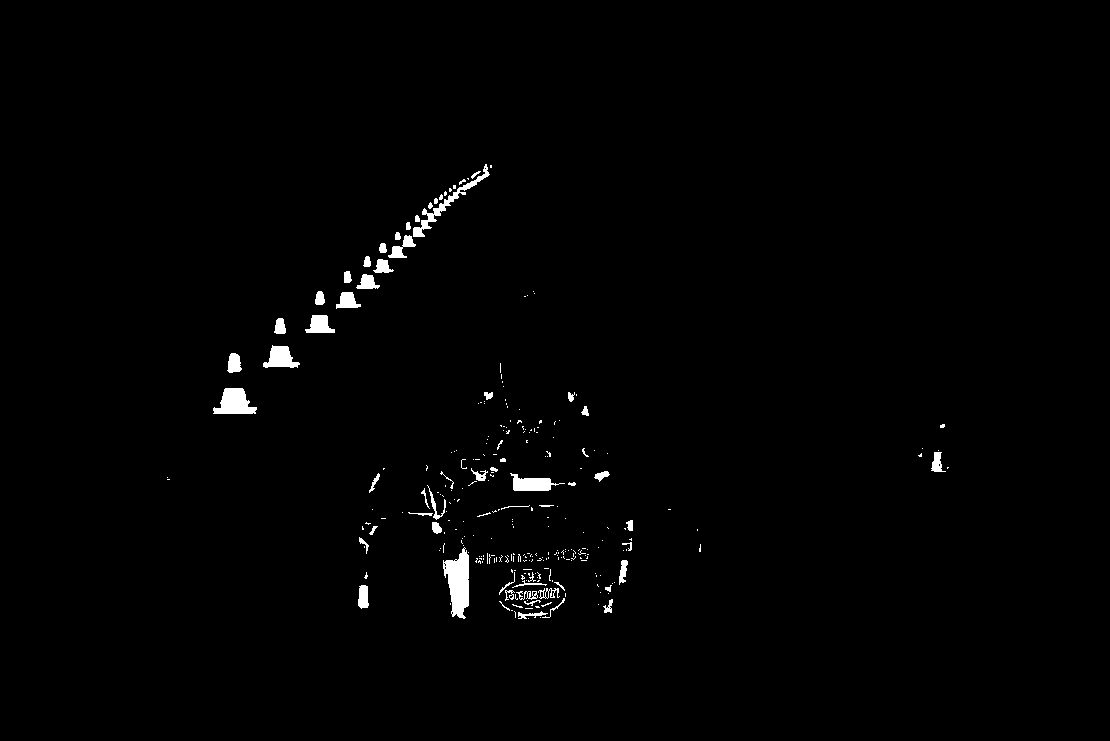
#> input picture Image 1.png, 1110 x 741 px
$ python -i ConeDetector.py   (imports and definitions only)   (older library calls are emulated)
#> lines starting #> are read from the running program, lines starting #| are printed output that depends on the picture; after the words box and inside, x2 and y2 are one past the last pixel; in counts of white or black regions, pixels touching at a corner belong together
#> further down, picture is the input picture: shape (741, 1110, 3); 1.1% white; 284 white regions (224 under 20 px), largest, box (x1, y1, x2, y2) and area: (443, 547, 469, 619) 1197, (213, 388, 257, 414) 754, (413, 164, 490, 237) 665
import cv2
import os
import numpy as np
from image_processor import ImageProcessor

class ConeDetector:
    def __init__(self) -> None:
        pass

    # [111 lines left out: functions get_blobs_and_features, sort_blobs, remove_cone_top_blobs, draw_bbox_CoM, not called in this run]

    def colour_threshold(self, img_BGR, lower_val: list, upper_val: list, colourspace="HSV"):
#> called with colourspace = 'HSV'
        if colourspace == "HSV":
            colour_img = cv2.cvtColor(img_BGR, cv2.COLOR_BGR2HSV)
#> colour_img: shape (741, 1110, 3); mean H, S, V 0, 0, 2.8
        elif colourspace == "BGR":
            colour_img = img_BGR
        elif colourspace == "YUV":
            colour_img = cv2.cvtColor(img_BGR, cv2.COLOR_BGR2YUV)

        # set lower and upper colour limits
        temp_lower_val = np.array(lower_val)
        temp_upper_val = np.array(upper_val)

        # Threshold the image to get a desired colour range
        mask = cv2.inRange(colour_img, temp_lower_val, temp_upper_val)
#> mask: shape (741, 1110); every value is 0

        # apply mask to original image. This shows the desired colour range with a black blackground
        desired_colours = cv2.bitwise_and(img_BGR, img_BGR, mask = mask)
#> desired_colours: shape (741, 1110, 3); every value is 0

        # create a white image with the dimensions of the input image. Scale with 255 to set all pixel values to 255 instead of 1, because that would result in a black image.
        background = np.ones(img_BGR.shape, img_BGR.dtype)*255

        # invert the mask that blocks everything except the desired colour range
        mask_inv = cv2.bitwise_not(mask)
#> mask_inv: shape (741, 1110); every value is 255
        # apply the inverted mask to the white image
        masked_background = cv2.bitwise_and(background, background, mask = mask_inv)
#> masked_background: shape (741, 1110, 3); every value is 255
        # add the 2 images together. This yields an image with white background and the desired colours shown
        final = cv2.add(desired_colours, masked_background)

        #show image
        #cv2.imshow(name, final)
        return final, mask

    def find_blue_cones(self, img):
        # Find all blue parts of the cone using HSV colour thresholding
        img_blue, _ = self.colour_threshold(img, [80,95,110], [165,255,255])

        # Find all the white lines on the cones by inverting the image to easily detect white colours with HSV colour thresholding
        inv_img = 255-img
        img_white_lines, _ = self.colour_threshold(inv_img, [0,0,0], [255,255,55])
#> in colour_threshold (call 2), `colour_img = cv2.cvtColor(img_BGR, cv2.COLOR_BGR2HSV)`: colour_img: shape (741, 1110, 3); mean H, S, V 0, 0, 252.2

        # Convert the images to greyscale to convert them to binary images
        gray_img_blue = cv2.cvtColor(img_blue, cv2.COLOR_BGR2GRAY)
        gray_img_white_lines = cv2.cvtColor(img_white_lines, cv2.COLOR_BGR2GRAY)

        # Convert the greyscaled images to binary images.
        _, binary_img_blue = cv2.threshold(gray_img_blue, 210, 255, cv2.THRESH_BINARY)
        _, binary_img_white_lines = cv2.threshold(gray_img_white_lines, 140, 255, cv2.THRESH_BINARY)

        # The bitwise_and operator helps us combine the to images so that the white colours (now black blobs) that were previously missing from the blue cones (also black blobs)
        # are combined with each other resulting in an image consisting of whole cones
        result = cv2.bitwise_and(binary_img_blue, binary_img_white_lines)
        result_img = 255-result

        # Create a kernel to apply opening (dilation) and closing (erosion) to the image, which will help connecting the black and white cone parts completely,
        # as there are still a few pixels that need to be connected
        kernel = np.ones((3,3), np.uint8)
        opening_img = cv2.dilate(result_img, kernel, iterations= 1)
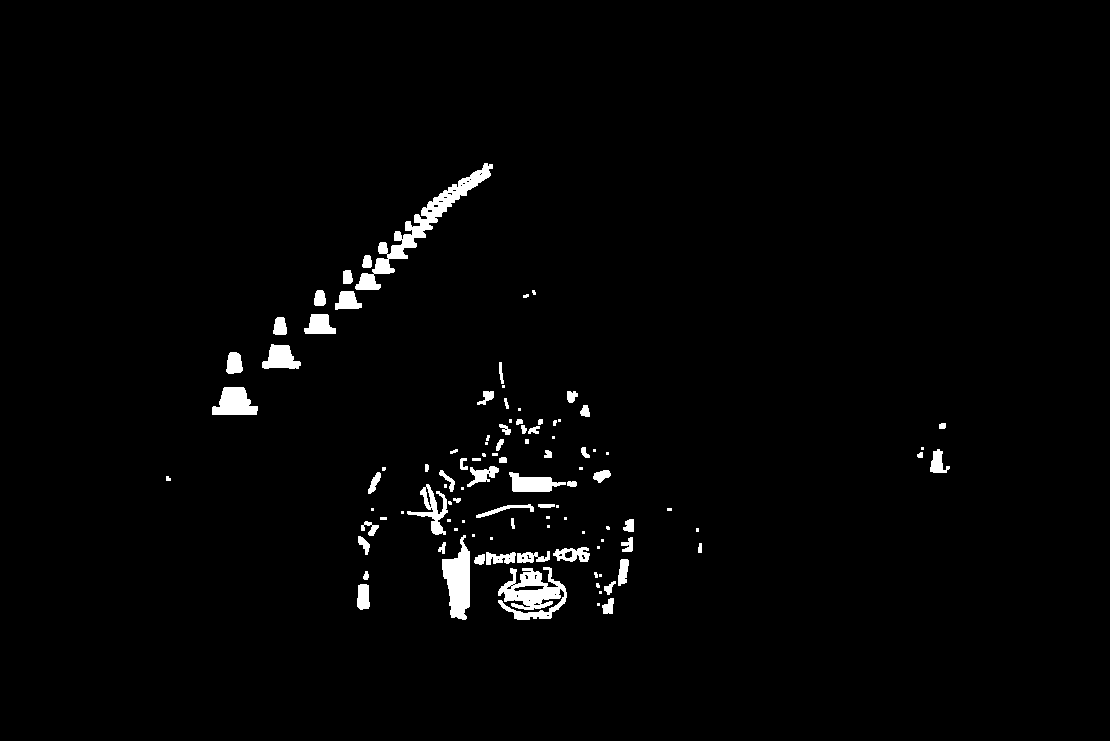
#> opening_img: shape (741, 1110); 2% white; 104 white regions (41 under 20 px), largest, box (x1, y1, x2, y2) and area: (355, 163, 493, 290) 2649, (498, 567, 567, 620) 2025, (442, 535, 470, 620) 1489
        closing_img = cv2.erode(opening_img, kernel, iterations= 1)
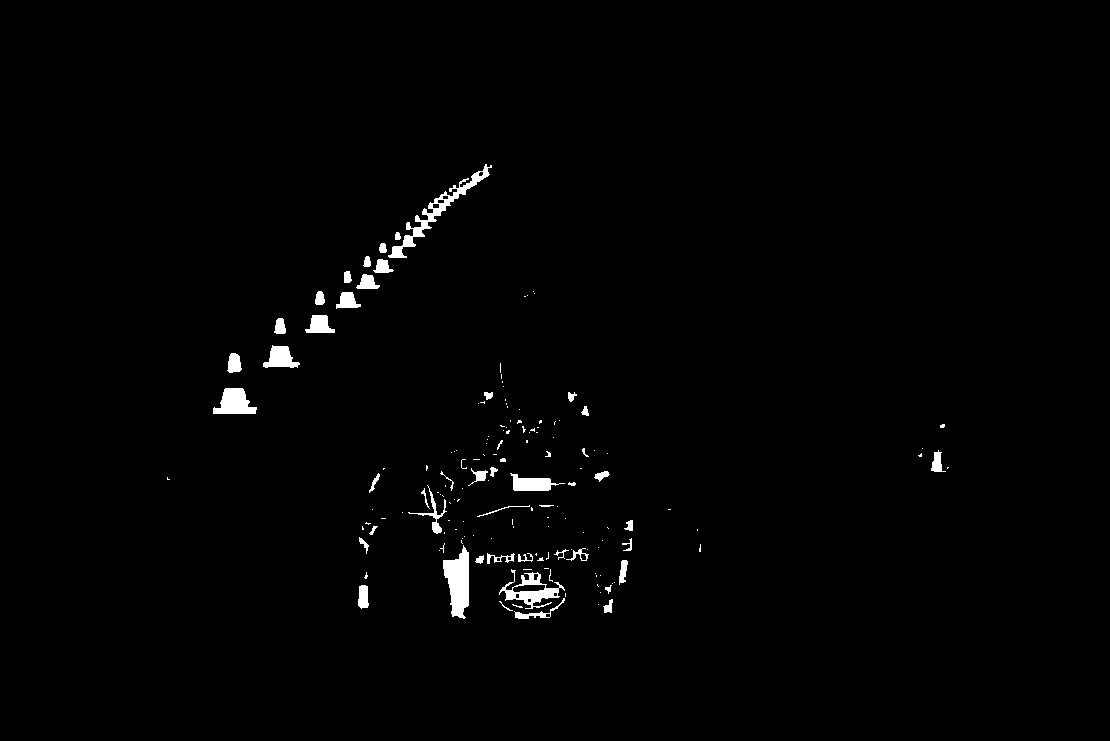
#> closing_img: shape (741, 1110); 1.2% white; 158 white regions (108 under 20 px), largest, box (x1, y1, x2, y2) and area: (388, 164, 492, 258) 1252, (443, 545, 469, 619) 1240, (499, 569, 565, 609) 869

        cv2.imshow("Blue Cones", closing_img)
        # Return the image
        return closing_img

    # [46 lines left out: functions find_yellow_cones_with_laplacian, find_orange_cones, not called in this run]

>>> import cv2
>>> picture = cv2.imread('../Image 1.png')
>>> result = ConeDetector().find_blue_cones(picture)

$ run again, on Image 2.png
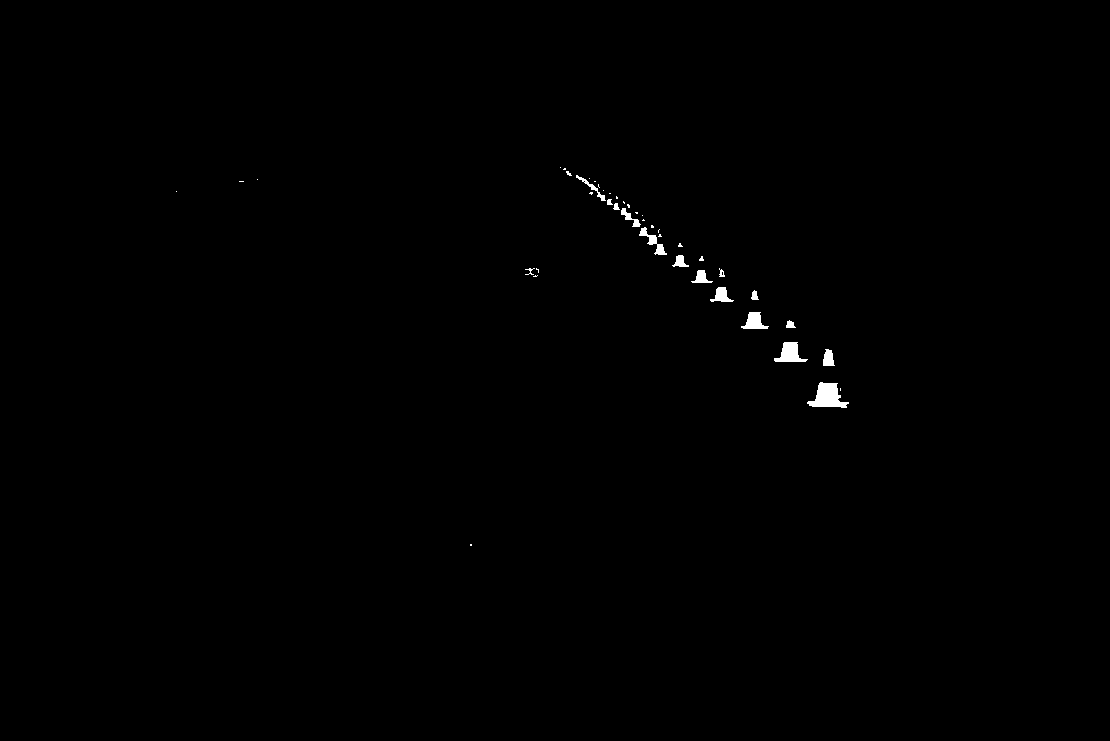
#> input picture Image 2.png, 1110 x 741 px
#> picture is the input picture: shape (741, 1110, 3); 0.33% white; 43 white regions (27 under 20 px), largest, box (x1, y1, x2, y2) and area: (807, 382, 849, 408) 619, (774, 342, 808, 362) 383, (741, 312, 769, 329) 275
#> colour_img: shape (741, 1110, 3); mean H, S, V 0, 0, 0.8
#> mask: shape (741, 1110); every value is 0
#> desired_colours: shape (741, 1110, 3); every value is 0
#> mask_inv: shape (741, 1110); every value is 255
#> masked_background: shape (741, 1110, 3); every value is 255
#> colour_img: shape (741, 1110, 3); mean H, S, V 0, 0, 254.2
#> in find_blue_cones, `opening_img = cv2.dilate(result_img, kernel, iterations= 1)`:
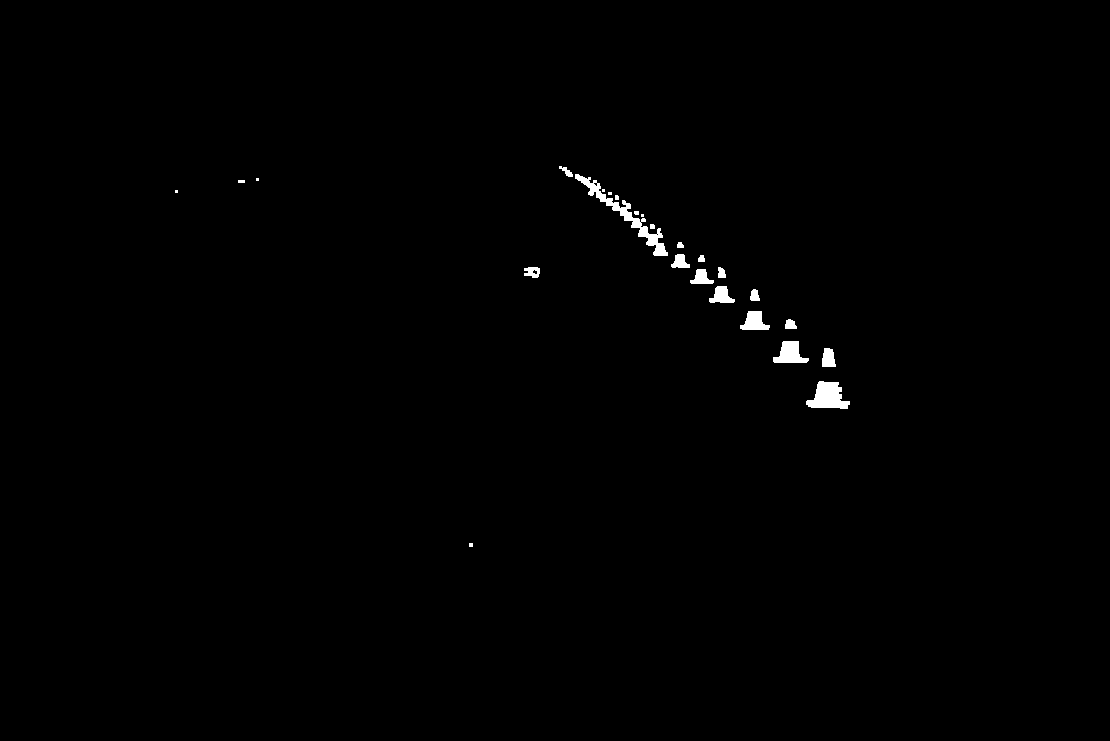
#> opening_img: shape (741, 1110); 0.52% white; 25 white regions (8 under 20 px), largest, box (x1, y1, x2, y2) and area: (575, 174, 668, 256) 1098, (806, 381, 850, 409) 782, (773, 341, 809, 363) 496
#> closing_img: shape (741, 1110); 0.34% white; 34 white regions (21 under 20 px), largest, box (x1, y1, x2, y2) and area: (807, 382, 849, 408) 630, (774, 342, 808, 362) 384, (576, 175, 641, 227) 341
